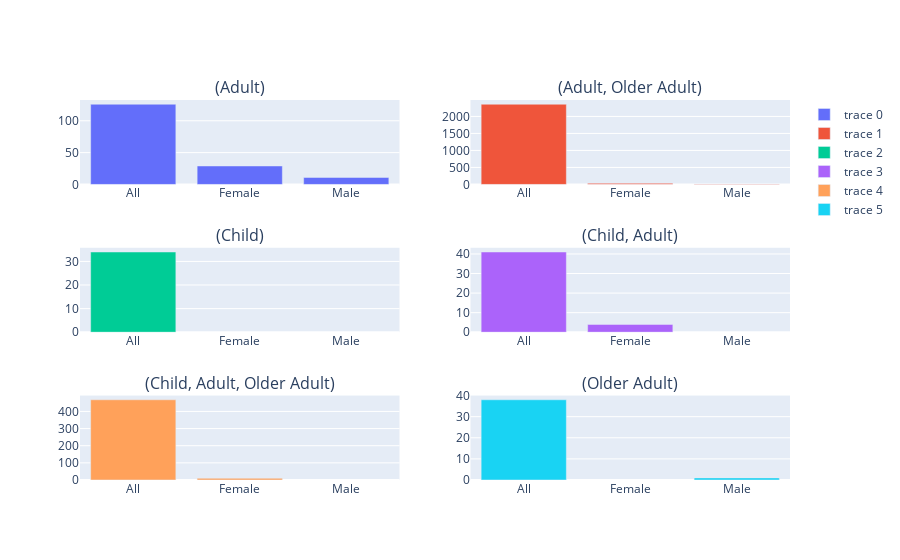

The notebook cell saved with this chart:
### Code cell
from plotly.subplots import make_subplots

i = 0
fig = make_subplots(rows=3, cols=2, subplot_titles=list(pd.DataFrame(trials.groupby(['AgeBrackets'])['Gender'].value_counts()).unstack().index))
for row in range(1,4):
    for col in range(1,3):
        dt = pd.DataFrame(trials.groupby(['AgeBrackets'])['Gender'].value_counts()).unstack().iloc[i]
        fig.add_trace(go.Bar(x=dt.Gender.index,y=dt.Gender.values),row = row, col = col)        
        i+=1
fig.show()

### Figure 1 — Plotly figure (JSON) as saved in the notebook; plotly's stock layout.template omitted (floating-point values rounded to 4 significant figures)
{"data": [{"y": [126, 29, 11], "x": ["All", "Female", "Male"], "type": "bar", "xaxis": "x", "yaxis": "y"}, {"y": [2359, 33, 10], "x": ["All", "Female", "Male"], "type": "bar", "xaxis": "x2", "yaxis": "y2"}, {"y": [34, null, null], "x": ["All", "Female", "Male"], "type": "bar", "xaxis": "x3", "yaxis": "y3"}, {"y": [41, 4, null], "x": ["All", "Female", "Male"], "type": "bar", "xaxis": "x4", "yaxis": "y4"}, {"y": [468, 10, null], "x": ["All", "Female", "Male"], "type": "bar", "xaxis": "x5", "yaxis": "y5"}, {"y": [38, null, 1], "x": ["All", "Female", "Male"], "type": "bar", "xaxis": "x6", "yaxis": "y6"}], "layout": {"yaxis6": {"domain": [0, 0.2222], "anchor": "x6"}, "xaxis": {"domain": [0, 0.45], "anchor": "y"}, "yaxis": {"domain": [0.7778, 1], "anchor": "x"}, "xaxis6": {"domain": [0.55, 1], "anchor": "y6"}, "xaxis5": {"domain": [0, 0.45], "anchor": "y5"}, "xaxis4": {"domain": [0.55, 1], "anchor": "y4"}, "xaxis3": {"domain": [0, 0.45], "anchor": "y3"}, "xaxis2": {"domain": [0.55, 1], "anchor": "y2"}, "yaxis2": {"domain": [0.7778, 1], "anchor": "x2"}, "yaxis3": {"domain": [0.3889, 0.6111], "anchor": "x3"}, "yaxis4": {"domain": [0.3889, 0.6111], "anchor": "x4"}, "yaxis5": {"domain": [0, 0.2222], "anchor": "x5"}, "annotations": [{"yanchor": "bottom", "xref": "paper", "xanchor": "center", "yref": "paper", "text": "(Adult)", "y": 1, "x": 0.225, "font": {"size": 16}, "showarrow": false}, {"yanchor": "bottom", "xref": "paper", "xanchor": "center", "yref": "paper", "text": "(Adult, Older Adult)", "y": 1, "x": 0.775, "font": {"size": 16}, "showarrow": false}, {"yanchor": "bottom", "xref": "paper", "xanchor": "center", "yref": "paper", "text": "(Child)", "y": 0.6111, "x": 0.225, "font": {"size": 16}, "showarrow": false}, {"yanchor": "bottom", "xref": "paper", "xanchor": "center", "yref": "paper", "text": "(Child, Adult)", "y": 0.6111, "x": 0.775, "font": {"size": 16}, "showarrow": false}, {"yanchor": "bottom", "xref": "paper", "xanchor": "center", "yref": "paper", "text": "(Child, Adult, Older Adult)", "y": 0.2222, "x": 0.225, "font": {"size": 16}, "showarrow": false}, {"yanchor": "bottom", "xref": "paper", "xanchor": "center", "yref": "paper", "text": "(Older Adult)", "y": 0.2222, "x": 0.775, "font": {"size": 16}, "showarrow": false}]}}
